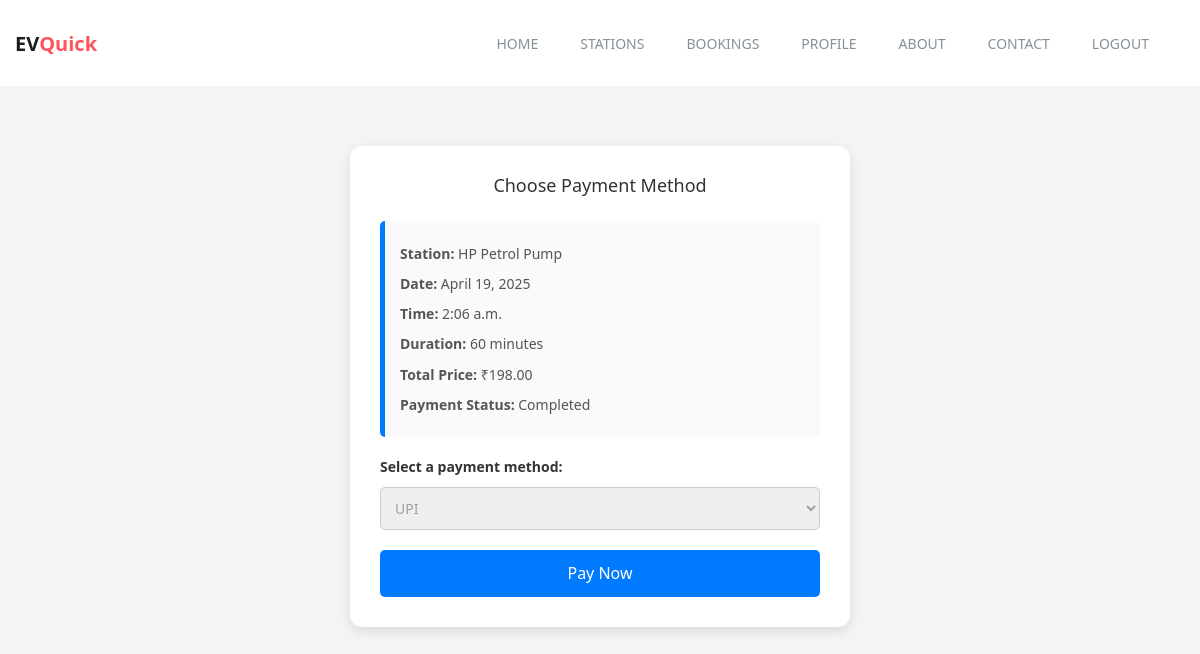
/dummy_payment/1/ (signed in), run on the app's committed database.
### staff/models.py (models this page shows, shortened)
class Booking(models.Model):
    client = models.ForeignKey(Client, on_delete=models.CASCADE)
    slot = models.ForeignKey(AvailableSlot, on_delete=models.CASCADE)
    booked_at = models.DateTimeField()
    booking_date=models.DateField(null=True,blank=True)
    booking_time=models.TimeField(null=True,blank=True)
    duration_minutes = models.PositiveIntegerField(default=30)  # User can choose 30, 60, 90, etc.
    total_price = models.DecimalField(max_digits=10, decimal_places=2, default=0.00)
    payment_status = models.CharField(max_length=20, choices=[('Pending', 'Pending'), ('Completed', 'Completed')], default='Pending')

class AvailableSlot(models.Model):
    station = models.ForeignKey(Station, on_delete=models.CASCADE)
    name=models.CharField(max_length=150)
    price=models.DecimalField(max_digits=10,decimal_places=2)
    is_booked = models.BooleanField(default=False)

class Station(models.Model):
    user=models.ForeignKey(AdminUser,on_delete=models.CASCADE)
    name=models.CharField(max_length=200)
    district=models.CharField(max_length=200,choices=Location.DISTRICT_CHOICES)
    location=models.ForeignKey(Location,on_delete=models.CASCADE)

### user/views.py (the view)
# urls.py: path('dummy_payment/<int:booking_id>/',views.dummy_payment,name='dummy_payment'),
@login_required
def dummy_payment(request, booking_id):
    booking = get_object_or_404(Booking, id=booking_id, client__user=request.user)
    if request.method == 'POST':
        booking.payment_status = "Completed"  # If you have a field for this
        booking.save()
        messages.success(request, "Payment completed successfully!")
        return redirect('user_slot_bookings')
    return render(request, 'app/dummy_payment.html', {'booking': booking})

### user/template/app/dummy_payment.html (shortened to what this page needs)
{% extends 'app/user_header.html' %}
{% block content %}
<!DOCTYPE html>
<html>
<head>
</head>
<body>
<div class="payment-container">
    <h2>Choose Payment Method</h2>
    <div class="booking-info">
        <p><strong>Station:</strong> {{ booking.slot.station.name }}</p>
        <p><strong>Date:</strong> {{ booking.booking_date }}</p>
        <p><strong>Time:</strong> {{ booking.booking_time }}</p>
        <p><strong>Duration:</strong> {{ booking.duration_minutes }} minutes</p>
        <p><strong>Total Price:</strong> ₹{{ booking.total_price }}</p>
        <p><strong>Payment Status:</strong> {{ booking.payment_status }}</p>
    </div>
    <form method="POST">
        <label>Select a payment method:</label>
        <select name="payment_method" required>
            <option value="UPI">UPI</option>
        </select>
        <button type="submit">Pay Now</button>
    </form>
</div>
</body>
</html>
{% endblock %}

### static/css/bootsnav.css (style rules this page uses)
body { -webkit-transition: all 0.3s ease-in-out; -moz-transition: all 0.3s ease-in-out; -o-transition: all 0.3s ease-in-out; -ms-transition: all 0.3s ease-in-out; transition: all 0.3s ease-in-out; }

### static/css/style.css (style rules this page uses)
* { padding: 0; margin: 0; }
* { -webkit-box-sizing:border-box; -moz-box-sizing:border-box; -o-box-sizing:border-box; -ms-box-sizing:border-box; box-sizing:border-box; }
body { font-family: 'Poppins', sans-serif; font-size:14px; color:#a09e9c; text-transform:initial; max-width:1920px; margin:0 auto; overflow-x:hidden; }
h1,h2,h3,h4,h5,h6 { margin: 0; color:#343a3f; font-size: 18px; font-weight: 500; text-transform: capitalize; }
p { margin: 0; color:#767f86; font-size:14px; line-height: 1.8; text-transform: initial; }
select,input,textarea,button { box-shadow:none;outline:0!important; }
button { background: transparent;border: 0;font-size: 12px; }
html,body { height: 100%; }

### user/template/app/dummy_payment.html (style rules this page uses)
body { font-family: 'Segoe UI', sans-serif; background-color: #f4f4f4; }
.payment-container { background-color: white; max-width: 500px; margin: 40px auto; padding: 30px; border-radius: 12px; box-shadow: 0 4px 12px rgba(0, 0, 0, 0.1); }
h2 { text-align: center; color: #333; margin-bottom: 25px; }
.booking-info { margin-bottom: 20px; padding: 15px; background-color: #f9fafc; border-left: 5px solid #007BFF; border-radius: 5px; }
.booking-info p { margin: 5px 0; font-size: 14px; color: #555; }
label { font-weight: bold; display: block; margin-bottom: 10px; color: #333; }
select { width: 100%; padding: 10px; font-size: 14px; border-radius: 5px; border: 1px solid #ccc; }
button { margin-top: 20px; width: 100%; padding: 12px; font-size: 16px; background-color: #007BFF; color: white; border: none; border-radius: 5px; cursor: pointer; transition: background 0.3s; }

### data on the page
Booking: slot.station.name "HP Petrol Pump", booking_date "April 19, 2025", booking_time "2:06 a.m.", duration_minutes "60", total_price "198.00", payment_status "Completed"
